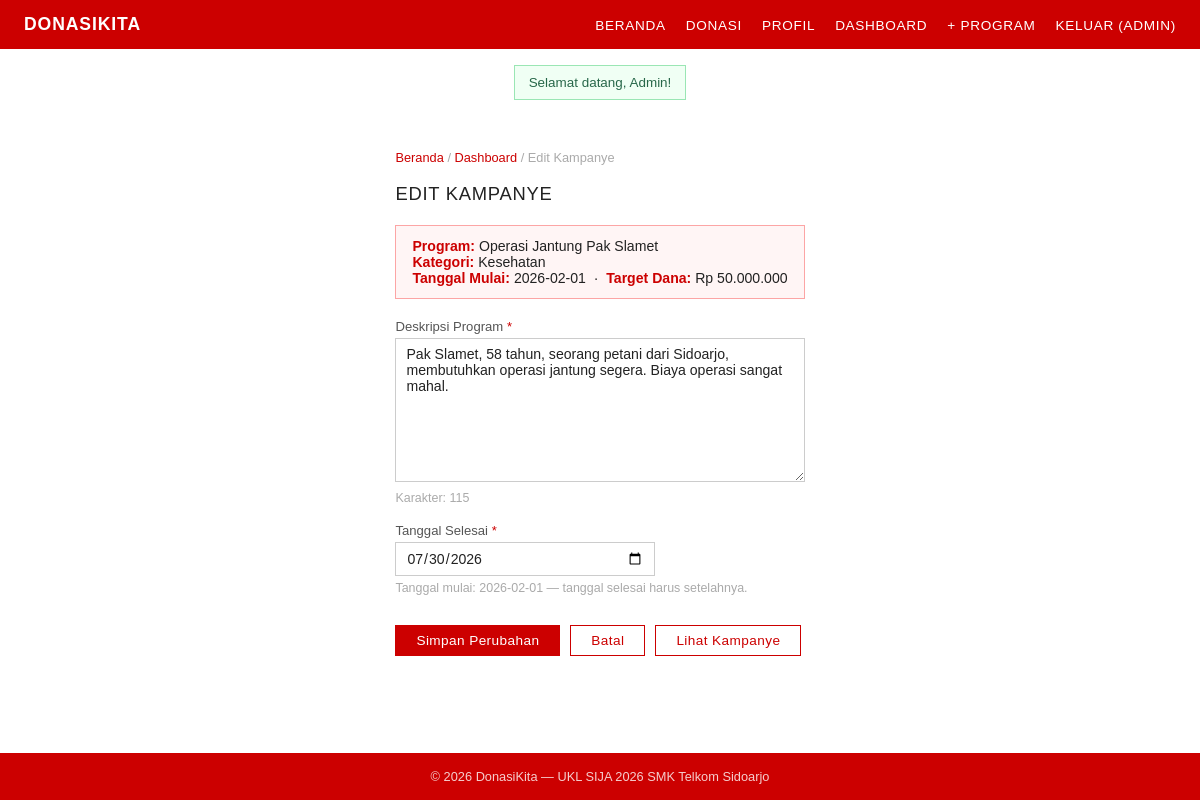
/admin/edit.php?id=2 (signed in), run on the app's committed database.
### tables this page shows
CREATE TABLE campaigns (
    id          INT AUTO_INCREMENT PRIMARY KEY,
    category_id INT NOT NULL,
    user_id     INT NOT NULL,
    judul       VARCHAR(200) NOT NULL,
    slug        VARCHAR(220) NOT NULL UNIQUE,
    deskripsi   TEXT NOT NULL,
    gambar      VARCHAR(255) DEFAULT 'default.jpg',
    target_dana DECIMAL(15,2) DEFAULT 0,
    terkumpul   DECIMAL(15,2) DEFAULT 0,
    tgl_mulai   DATE NOT NULL,
    tgl_selesai DATE NOT NULL,
    status      ENUM('aktif','selesai','dibatalkan') DEFAULT 'aktif',
    created_at  DATETIME DEFAULT CURRENT_TIMESTAMP,
    FOREIGN KEY (category_id) REFERENCES categories(id),
    FOREIGN KEY (user_id) REFERENCES users(id)
);

CREATE TABLE categories (
    id   INT AUTO_INCREMENT PRIMARY KEY,
    nama VARCHAR(100) NOT NULL,
    slug VARCHAR(120) NOT NULL UNIQUE
);

### config/db.php (called while the page is built, shortened)
<?php
function e($s)
{
    return htmlspecialchars($s ?? '', ENT_QUOTES, 'UTF-8');
}
function rp($n)
{
    return 'Rp ' . number_format($n, 0, ',', '.');
}

### admin/edit.php (the view, shortened to what this page needs)
<?php
require_once '../config/db.php';
$id  = (int)($_GET['id'] ?? 0);
$k = mysqli_fetch_assoc(mysqli_query($conn,
    "SELECT * FROM campaigns WHERE id = $id LIMIT 1"
));
require_once '../includes/header.php';
?>
<div class="container">
  <div class="breadcrumb">
    <a href="<?= APP_URL ?>">Beranda</a> /
    <a href="<?= APP_URL ?>/admin/dashboard.php">Dashboard</a> /
    Edit Kampanye
  </div>
  <h1>EDIT KAMPANYE</h1>
  <div style="background:#fff5f5;border:1px solid #fca5a5;padding:12px 16px;margin-bottom:20px;font-size:.88rem">
    <strong style="color:#cc0000">Program:</strong> <?= e($k['judul']) ?><br>
    <strong style="color:#cc0000">Kategori:</strong>
    <?php
      $kat = mysqli_fetch_assoc(mysqli_query($conn,
          "SELECT cat.nama FROM campaigns c
           LEFT JOIN categories cat ON c.category_id = cat.id
           WHERE c.id = $id LIMIT 1"
      ));
      echo e($kat['nama'] ?? '-');
    ?><br>
    <strong style="color:#cc0000">Tanggal Mulai:</strong> <?= e($k['tgl_mulai']) ?>
    &nbsp;·&nbsp;
    <strong style="color:#cc0000">Target Dana:</strong> <?= rp($k['target_dana']) ?>
  </div>
  <form method="POST" class="form-wide">
    <label>Deskripsi Program <span style="color:#cc0000">*</span></label>
    <textarea name="deskripsi" rows="8" required
              placeholder="Ceritakan latar belakang dan tujuan program..."><?= e($k['deskripsi']) ?></textarea>
    <p style="font-size:.78rem;color:#aaa;margin-top:3px">
      Karakter: <span id="char-count">0</span>
    </p>
    <label>Tanggal Selesai <span style="color:#cc0000">*</span></label>
    <input type="date" name="tgl_selesai"
           value="<?= e($k['tgl_selesai']) ?>"
           min="<?= date('Y-m-d', strtotime($k['tgl_mulai'] . ' +1 day')) ?>"
           required style="max-width:260px">
    <p style="font-size:.78rem;color:#aaa;margin-top:3px">
      Tanggal mulai: <?= e($k['tgl_mulai']) ?> — tanggal selesai harus setelahnya.
    </p>
    <div style="display:flex;gap:10px;margin-top:18px;flex-wrap:wrap">
      <button type="submit">Simpan Perubahan</button>
      <a href="<?= APP_URL ?>/admin/dashboard.php" class="btn btn-outline">Batal</a>
      <a href="<?= APP_URL ?>/views/detail.php?id=<?= $id ?>" class="btn btn-outline">
        Lihat Kampanye
      </a>
    </div>
  </form>
</div>
<?php
require_once '../includes/footer.php';
?>

### assets/css/style.css (style rules this page uses)
* { box-sizing: border-box; margin: 0; padding: 0; }
body { font-family: Arial, sans-serif; background: #fff; color: #222; display: flex; flex-direction: column; min-height: 100vh; margin: 0; }
a { text-decoration: none; color: inherit; }
.container { max-width: 900px; margin: 0 auto; padding: 36px 24px; }
h1 { font-size: 1.15rem; font-weight: normal; letter-spacing: .04em; margin-bottom: 20px; color: #222; }
p { font-size: .88rem; color: #444; margin-bottom: 8px; line-height: 1.6; }
.btn, button[type=submit] { display: inline-block; background: #cc0000; color: #fff; border: 1px solid #cc0000; padding: 7px 20px; font-size: .85rem; font-family: inherit; cursor: pointer; letter-spacing: .03em; margin-top: 8px; }
.btn-outline { background: #fff; color: #cc0000; }
.form-wide { max-width: 600px; }
label { display: block; font-size: .82rem; color: #555; margin: 14px 0 4px; }
input[type=text], input[type=email], input[type=password], input[type=number], input[type=date], select, textarea { width: 100%; padding: 7px 10px; border: 1px solid #ccc; font-size: .88rem; font-family: inherit; color: #222; background: #fff; }
textarea { resize: vertical; min-height: 90px; }
.breadcrumb { font-size: .8rem; color: #aaa; margin-bottom: 18px; }
.breadcrumb a { color: #cc0000; }

### data on the page
campaigns: judul "Operasi Jantung Pak Slamet", tgl_mulai "2026-02-01", target_dana "Rp 50.000.000", deskripsi "Pak Slamet, 58 tahun, seorang petani dari Sidoarjo, membutuhkan operasi jantung segera. Biaya operasi sangat mahal.", tgl_selesai "07/30/2026"
categories: nama "Kesehatan"

### other printed values
$u['nama'] "ADMIN"
$flash['m'] "Selamat datang, Admin!"
